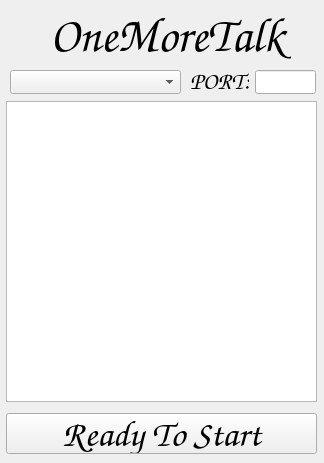
<?xml version="1.0" encoding="UTF-8"?>
<ui version="4.0">
 <class>MainWindow</class>
 <widget class="QMainWindow" name="MainWindow">
  <property name="geometry">
   <rect>
    <x>0</x>
    <y>0</y>
    <width>324</width>
    <height>463</height>
   </rect>
  </property>
  <property name="windowTitle">
   <string>MainWindow</string>
  </property>
  <widget class="QWidget" name="centralwidget">
   <widget class="QLabel" name="label">
    <property name="geometry">
     <rect>
      <x>50</x>
      <y>10</y>
      <width>241</width>
      <height>51</height>
     </rect>
    </property>
    <property name="font">
     <font>
      <family>Comic Sans MS</family>
      <pointsize>36</pointsize>
      <weight>75</weight>
      <bold>true</bold>
     </font>
    </property>
    <property name="text">
     <string>OneMoreTalk</string>
    </property>
   </widget>
   <widget class="QLineEdit" name="lineEdit">
    <property name="geometry">
     <rect>
      <x>255</x>
      <y>70</y>
      <width>61</width>
      <height>24</height>
     </rect>
    </property>
   </widget>
   <widget class="QComboBox" name="comboBox">
    <property name="geometry">
     <rect>
      <x>10</x>
      <y>70</y>
      <width>171</width>
      <height>24</height>
     </rect>
    </property>
   </widget>
   <widget class="QListWidget" name="listWidget">
    <property name="geometry">
     <rect>
      <x>6</x>
      <y>101</y>
      <width>311</width>
      <height>301</height>
     </rect>
    </property>
   </widget>
   <widget class="QPushButton" name="pushButton">
    <property name="geometry">
     <rect>
      <x>6</x>
      <y>413</y>
      <width>311</width>
      <height>41</height>
     </rect>
    </property>
    <property name="font">
     <font>
      <family>Comic Sans MS</family>
      <pointsize>28</pointsize>
      <weight>75</weight>
      <bold>true</bold>
     </font>
    </property>
    <property name="text">
     <string>Ready To Start</string>
    </property>
   </widget>
   <widget class="QLabel" name="label_2">
    <property name="geometry">
     <rect>
      <x>190</x>
      <y>73</y>
      <width>59</width>
      <height>16</height>
     </rect>
    </property>
    <property name="font">
     <font>
      <family>Comic Sans MS</family>
      <pointsize>18</pointsize>
     </font>
    </property>
    <property name="text">
     <string>PORT:</string>
    </property>
   </widget>
  </widget>
 </widget>
 <resources/>
 <connections/>
</ui>
